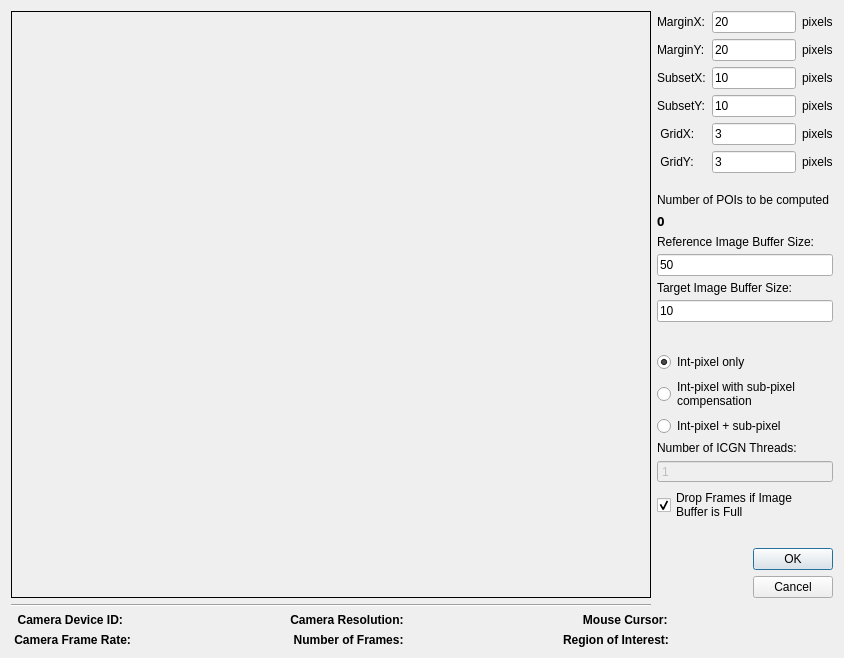
<?xml version="1.0" encoding="UTF-8"?>
<ui version="4.0">
 <class>CamParamDialog</class>
 <widget class="QDialog" name="CamParamDialog">
  <property name="geometry">
   <rect>
    <x>0</x>
    <y>0</y>
    <width>844</width>
    <height>620</height>
   </rect>
  </property>
  <property name="sizePolicy">
   <sizepolicy hsizetype="Expanding" vsizetype="Expanding">
    <horstretch>0</horstretch>
    <verstretch>0</verstretch>
   </sizepolicy>
  </property>
  <property name="font">
   <font>
    <weight>50</weight>
    <bold>false</bold>
   </font>
  </property>
  <property name="windowTitle">
   <string>CamParamDialog</string>
  </property>
  <layout class="QGridLayout" name="gridLayout_4">
   <item row="0" column="0">
    <layout class="QGridLayout" name="gridLayout_3" columnstretch="0,0,0" rowminimumheight="480,0,0" columnminimumwidth="640,0,0">
     <item row="0" column="0" rowspan="2">
      <widget class="FrameLabel" name="frameLable">
       <property name="sizePolicy">
        <sizepolicy hsizetype="Ignored" vsizetype="Ignored">
         <horstretch>0</horstretch>
         <verstretch>0</verstretch>
        </sizepolicy>
       </property>
       <property name="mouseTracking">
        <bool>true</bool>
       </property>
       <property name="autoFillBackground">
        <bool>true</bool>
       </property>
       <property name="frameShape">
        <enum>QFrame::Box</enum>
       </property>
       <property name="text">
        <string/>
       </property>
       <property name="alignment">
        <set>Qt::AlignCenter</set>
       </property>
      </widget>
     </item>
     <item row="0" column="1" colspan="2">
      <layout class="QVBoxLayout" name="verticalLayout_3" stretch="0,0,0">
       <property name="spacing">
        <number>20</number>
       </property>
       <property name="topMargin">
        <number>0</number>
       </property>
       <property name="bottomMargin">
        <number>20</number>
       </property>
       <item>
        <layout class="QGridLayout" name="gridLayout">
         <item row="1" column="0">
          <widget class="QLabel" name="label_2">
           <property name="text">
            <string>MarginY:</string>
           </property>
          </widget>
         </item>
         <item row="0" column="2">
          <widget class="QLabel" name="label_7">
           <property name="text">
            <string>pixels</string>
           </property>
          </widget>
         </item>
         <item row="2" column="1">
          <widget class="QLineEdit" name="SubsetX_lineEdit">
           <property name="text">
            <string>10</string>
           </property>
          </widget>
         </item>
         <item row="1" column="2">
          <widget class="QLabel" name="label_8">
           <property name="text">
            <string>pixels</string>
           </property>
          </widget>
         </item>
         <item row="2" column="2">
          <widget class="QLabel" name="label_9">
           <property name="text">
            <string>pixels</string>
           </property>
          </widget>
         </item>
         <item row="3" column="2">
          <widget class="QLabel" name="label_10">
           <property name="text">
            <string>pixels</string>
           </property>
          </widget>
         </item>
         <item row="3" column="0">
          <widget class="QLabel" name="label_4">
           <property name="text">
            <string>SubsetY:</string>
           </property>
          </widget>
         </item>
         <item row="4" column="1">
          <widget class="QLineEdit" name="GridX_lineEdit">
           <property name="text">
            <string>3</string>
           </property>
          </widget>
         </item>
         <item row="4" column="0">
          <widget class="QLabel" name="label_5">
           <property name="text">
            <string> GridX:</string>
           </property>
          </widget>
         </item>
         <item row="5" column="1">
          <widget class="QLineEdit" name="GridY_lineEdit">
           <property name="text">
            <string>3</string>
           </property>
          </widget>
         </item>
         <item row="2" column="0">
          <widget class="QLabel" name="label_3">
           <property name="text">
            <string>SubsetX:</string>
           </property>
          </widget>
         </item>
         <item row="4" column="2">
          <widget class="QLabel" name="label_11">
           <property name="text">
            <string>pixels</string>
           </property>
          </widget>
         </item>
         <item row="3" column="1">
          <widget class="QLineEdit" name="SubsetY_lineEdit">
           <property name="text">
            <string>10</string>
           </property>
          </widget>
         </item>
         <item row="1" column="1">
          <widget class="QLineEdit" name="MarginY_lineEdit">
           <property name="text">
            <string>20</string>
           </property>
          </widget>
         </item>
         <item row="5" column="0">
          <widget class="QLabel" name="label_6">
           <property name="text">
            <string> GridY:</string>
           </property>
          </widget>
         </item>
         <item row="0" column="0">
          <widget class="QLabel" name="label">
           <property name="text">
            <string>MarginX:</string>
           </property>
          </widget>
         </item>
         <item row="0" column="1">
          <widget class="QLineEdit" name="MarginX_lineEdit">
           <property name="text">
            <string>20</string>
           </property>
          </widget>
         </item>
         <item row="5" column="2">
          <widget class="QLabel" name="label_12">
           <property name="text">
            <string>pixels</string>
           </property>
          </widget>
         </item>
        </layout>
       </item>
       <item>
        <layout class="QVBoxLayout" name="verticalLayout">
         <property name="spacing">
          <number>5</number>
         </property>
         <item>
          <widget class="QLabel" name="label_20">
           <property name="text">
            <string>Number of POIs to be computed</string>
           </property>
          </widget>
         </item>
         <item>
          <widget class="QLabel" name="numPOIlabel">
           <property name="font">
            <font>
             <family>SimSun-ExtB</family>
             <pointsize>10</pointsize>
             <weight>75</weight>
             <bold>true</bold>
            </font>
           </property>
           <property name="text">
            <string>0</string>
           </property>
          </widget>
         </item>
         <item>
          <widget class="QLabel" name="label_19">
           <property name="text">
            <string>Reference Image Buffer Size: </string>
           </property>
          </widget>
         </item>
         <item>
          <widget class="QLineEdit" name="refImgBufferlineEdit">
           <property name="text">
            <string>50</string>
           </property>
          </widget>
         </item>
         <item>
          <widget class="QLabel" name="imgBufferLabel">
           <property name="text">
            <string>Target Image Buffer Size:</string>
           </property>
          </widget>
         </item>
         <item>
          <widget class="QLineEdit" name="tarImgBufferlineEdit">
           <property name="text">
            <string>10</string>
           </property>
          </widget>
         </item>
        </layout>
       </item>
       <item>
        <layout class="QVBoxLayout" name="verticalLayout_2">
         <property name="spacing">
          <number>5</number>
         </property>
         <property name="topMargin">
          <number>10</number>
         </property>
         <item>
          <widget class="QRadioButton" name="GPUFFTCCradioButton">
           <property name="text">
            <string>Int-pixel only</string>
           </property>
           <property name="checked">
            <bool>true</bool>
           </property>
          </widget>
         </item>
         <item>
          <widget class="QRadioButton" name="GPUFFTCC_CPUICGNradioButton">
           <property name="text">
            <string>Int-pixel with sub-pixel
compensation</string>
           </property>
          </widget>
         </item>
         <item>
          <widget class="QRadioButton" name="GPUFFTCC_ICGNradioButton">
           <property name="text">
            <string>Int-pixel + sub-pixel</string>
           </property>
          </widget>
         </item>
         <item>
          <widget class="QLabel" name="label_21">
           <property name="text">
            <string>Number of ICGN Threads:</string>
           </property>
          </widget>
         </item>
         <item>
          <widget class="QSpinBox" name="ICGNspinBox">
           <property name="enabled">
            <bool>false</bool>
           </property>
           <property name="buttonSymbols">
            <enum>QAbstractSpinBox::NoButtons</enum>
           </property>
           <property name="minimum">
            <number>1</number>
           </property>
           <property name="maximum">
            <number>8</number>
           </property>
          </widget>
         </item>
         <item>
          <widget class="QCheckBox" name="dropFrame_checkBox">
           <property name="text">
            <string>Drop Frames if Image 
Buffer is Full</string>
           </property>
           <property name="checked">
            <bool>true</bool>
           </property>
          </widget>
         </item>
        </layout>
       </item>
      </layout>
     </item>
     <item row="1" column="1">
      <spacer name="horizontalSpacer">
       <property name="orientation">
        <enum>Qt::Horizontal</enum>
       </property>
       <property name="sizeHint" stdset="0">
        <size>
         <width>93</width>
         <height>22</height>
        </size>
       </property>
      </spacer>
     </item>
     <item row="1" column="2">
      <layout class="QVBoxLayout" name="verticalLayout_4">
       <item>
        <widget class="QPushButton" name="OK_pushButton">
         <property name="text">
          <string>OK</string>
         </property>
        </widget>
       </item>
       <item>
        <widget class="QPushButton" name="Cancel_pushButton">
         <property name="text">
          <string>Cancel</string>
         </property>
        </widget>
       </item>
      </layout>
     </item>
     <item row="2" column="0">
      <widget class="Line" name="line">
       <property name="orientation">
        <enum>Qt::Horizontal</enum>
       </property>
      </widget>
     </item>
    </layout>
   </item>
   <item row="1" column="0">
    <layout class="QGridLayout" name="gridLayout_2">
     <item row="0" column="0">
      <widget class="QLabel" name="label_13">
       <property name="sizePolicy">
        <sizepolicy hsizetype="MinimumExpanding" vsizetype="MinimumExpanding">
         <horstretch>0</horstretch>
         <verstretch>0</verstretch>
        </sizepolicy>
       </property>
       <property name="font">
        <font>
         <weight>75</weight>
         <bold>true</bold>
        </font>
       </property>
       <property name="text">
        <string>  Camera Device ID:</string>
       </property>
      </widget>
     </item>
     <item row="0" column="1">
      <widget class="QLabel" name="cameraIDLabel">
       <property name="autoFillBackground">
        <bool>false</bool>
       </property>
       <property name="text">
        <string/>
       </property>
      </widget>
     </item>
     <item row="0" column="2">
      <widget class="QLabel" name="label_14">
       <property name="sizePolicy">
        <sizepolicy hsizetype="MinimumExpanding" vsizetype="MinimumExpanding">
         <horstretch>0</horstretch>
         <verstretch>0</verstretch>
        </sizepolicy>
       </property>
       <property name="font">
        <font>
         <weight>75</weight>
         <bold>true</bold>
        </font>
       </property>
       <property name="text">
        <string> Camera Resolution:</string>
       </property>
      </widget>
     </item>
     <item row="0" column="3">
      <widget class="QLabel" name="cameraResolutionLabel">
       <property name="sizePolicy">
        <sizepolicy hsizetype="MinimumExpanding" vsizetype="MinimumExpanding">
         <horstretch>0</horstretch>
         <verstretch>0</verstretch>
        </sizepolicy>
       </property>
       <property name="autoFillBackground">
        <bool>false</bool>
       </property>
       <property name="text">
        <string/>
       </property>
      </widget>
     </item>
     <item row="0" column="4">
      <widget class="QLabel" name="label_17">
       <property name="sizePolicy">
        <sizepolicy hsizetype="MinimumExpanding" vsizetype="MinimumExpanding">
         <horstretch>0</horstretch>
         <verstretch>0</verstretch>
        </sizepolicy>
       </property>
       <property name="font">
        <font>
         <weight>75</weight>
         <bold>true</bold>
        </font>
       </property>
       <property name="text">
        <string>      Mouse Cursor:</string>
       </property>
      </widget>
     </item>
     <item row="0" column="5">
      <widget class="QLabel" name="mouseCursorLabel">
       <property name="sizePolicy">
        <sizepolicy hsizetype="MinimumExpanding" vsizetype="MinimumExpanding">
         <horstretch>0</horstretch>
         <verstretch>0</verstretch>
        </sizepolicy>
       </property>
       <property name="autoFillBackground">
        <bool>false</bool>
       </property>
       <property name="text">
        <string/>
       </property>
      </widget>
     </item>
     <item row="1" column="0">
      <widget class="QLabel" name="label_15">
       <property name="sizePolicy">
        <sizepolicy hsizetype="MinimumExpanding" vsizetype="MinimumExpanding">
         <horstretch>0</horstretch>
         <verstretch>0</verstretch>
        </sizepolicy>
       </property>
       <property name="font">
        <font>
         <weight>75</weight>
         <bold>true</bold>
        </font>
       </property>
       <property name="text">
        <string> Camera Frame Rate:</string>
       </property>
      </widget>
     </item>
     <item row="1" column="1">
      <widget class="QLabel" name="frameRateLabel">
       <property name="sizePolicy">
        <sizepolicy hsizetype="MinimumExpanding" vsizetype="MinimumExpanding">
         <horstretch>0</horstretch>
         <verstretch>0</verstretch>
        </sizepolicy>
       </property>
       <property name="autoFillBackground">
        <bool>false</bool>
       </property>
       <property name="text">
        <string/>
       </property>
      </widget>
     </item>
     <item row="1" column="2">
      <widget class="QLabel" name="label_18">
       <property name="sizePolicy">
        <sizepolicy hsizetype="MinimumExpanding" vsizetype="MinimumExpanding">
         <horstretch>0</horstretch>
         <verstretch>0</verstretch>
        </sizepolicy>
       </property>
       <property name="font">
        <font>
         <weight>75</weight>
         <bold>true</bold>
        </font>
       </property>
       <property name="text">
        <string>  Number of Frames: </string>
       </property>
      </widget>
     </item>
     <item row="1" column="3">
      <widget class="QLabel" name="nFramesLabel">
       <property name="sizePolicy">
        <sizepolicy hsizetype="MinimumExpanding" vsizetype="MinimumExpanding">
         <horstretch>0</horstretch>
         <verstretch>0</verstretch>
        </sizepolicy>
       </property>
       <property name="autoFillBackground">
        <bool>false</bool>
       </property>
       <property name="text">
        <string/>
       </property>
      </widget>
     </item>
     <item row="1" column="4">
      <widget class="QLabel" name="label_16">
       <property name="sizePolicy">
        <sizepolicy hsizetype="MinimumExpanding" vsizetype="MinimumExpanding">
         <horstretch>0</horstretch>
         <verstretch>0</verstretch>
        </sizepolicy>
       </property>
       <property name="font">
        <font>
         <weight>75</weight>
         <bold>true</bold>
        </font>
       </property>
       <property name="text">
        <string>Region of Interest:</string>
       </property>
      </widget>
     </item>
     <item row="1" column="5">
      <widget class="QLabel" name="roiLabel">
       <property name="sizePolicy">
        <sizepolicy hsizetype="MinimumExpanding" vsizetype="MinimumExpanding">
         <horstretch>0</horstretch>
         <verstretch>0</verstretch>
        </sizepolicy>
       </property>
       <property name="autoFillBackground">
        <bool>false</bool>
       </property>
       <property name="text">
        <string/>
       </property>
      </widget>
     </item>
    </layout>
   </item>
  </layout>
 </widget>
 <layoutdefault spacing="6" margin="11"/>
 <customwidgets>
  <customwidget>
   <class>FrameLabel</class>
   <extends>QLabel</extends>
   <header>FrameLabel.h</header>
  </customwidget>
 </customwidgets>
 <tabstops>
  <tabstop>MarginX_lineEdit</tabstop>
  <tabstop>MarginY_lineEdit</tabstop>
  <tabstop>SubsetX_lineEdit</tabstop>
  <tabstop>SubsetY_lineEdit</tabstop>
  <tabstop>GridX_lineEdit</tabstop>
  <tabstop>GridY_lineEdit</tabstop>
  <tabstop>dropFrame_checkBox</tabstop>
 </tabstops>
 <resources/>
 <connections>
  <connection>
   <sender>OK_pushButton</sender>
   <signal>clicked()</signal>
   <receiver>CamParamDialog</receiver>
   <slot>accept()</slot>
   <hints>
    <hint type="sourcelabel">
     <x>832</x>
     <y>519</y>
    </hint>
    <hint type="destinationlabel">
     <x>389</x>
     <y>422</y>
    </hint>
   </hints>
  </connection>
  <connection>
   <sender>Cancel_pushButton</sender>
   <signal>clicked()</signal>
   <receiver>CamParamDialog</receiver>
   <slot>reject()</slot>
   <hints>
    <hint type="sourcelabel">
     <x>832</x>
     <y>548</y>
    </hint>
    <hint type="destinationlabel">
     <x>389</x>
     <y>471</y>
    </hint>
   </hints>
  </connection>
  <connection>
   <sender>GPUFFTCC_CPUICGNradioButton</sender>
   <signal>toggled(bool)</signal>
   <receiver>ICGNspinBox</receiver>
   <slot>setEnabled(bool)</slot>
   <hints>
    <hint type="sourcelabel">
     <x>779</x>
     <y>384</y>
    </hint>
    <hint type="destinationlabel">
     <x>783</x>
     <y>418</y>
    </hint>
   </hints>
  </connection>
 </connections>
</ui>
